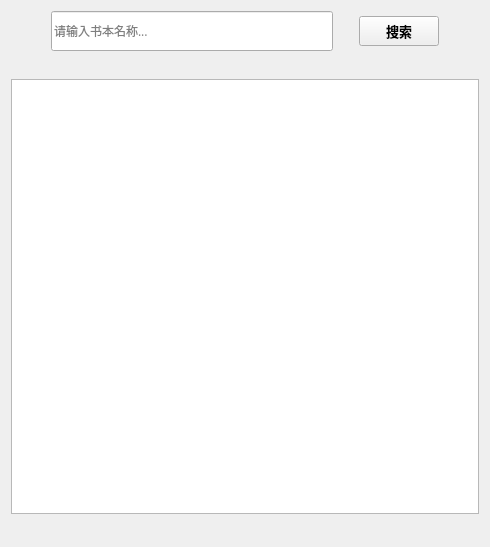
<?xml version="1.0" encoding="UTF-8"?>
<ui version="4.0">
 <class>RLTD</class>
 <widget class="QWidget" name="RLTD">
  <property name="enabled">
   <bool>true</bool>
  </property>
  <property name="geometry">
   <rect>
    <x>0</x>
    <y>0</y>
    <width>490</width>
    <height>547</height>
   </rect>
  </property>
  <property name="minimumSize">
   <size>
    <width>300</width>
    <height>400</height>
   </size>
  </property>
  <property name="font">
   <font>
    <family>微软雅黑</family>
   </font>
  </property>
  <property name="windowTitle">
   <string>RLTD</string>
  </property>
  <layout class="QHBoxLayout" name="horizontalLayout_2">
   <item>
    <layout class="QVBoxLayout" name="verticalLayout">
     <item>
      <layout class="QHBoxLayout" name="horizontalLayout">
       <item>
        <spacer name="horizontalSpacer_2">
         <property name="orientation">
          <enum>Qt::Horizontal</enum>
         </property>
         <property name="sizeType">
          <enum>QSizePolicy::Minimum</enum>
         </property>
         <property name="sizeHint" stdset="0">
          <size>
           <width>40</width>
           <height>20</height>
          </size>
         </property>
        </spacer>
       </item>
       <item>
        <widget class="QLineEdit" name="ledt_KeyWord">
         <property name="minimumSize">
          <size>
           <width>0</width>
           <height>40</height>
          </size>
         </property>
         <property name="text">
          <string/>
         </property>
         <property name="placeholderText">
          <string>请输入书本名称...</string>
         </property>
        </widget>
       </item>
       <item>
        <spacer name="horizontalSpacer">
         <property name="orientation">
          <enum>Qt::Horizontal</enum>
         </property>
         <property name="sizeType">
          <enum>QSizePolicy::Minimum</enum>
         </property>
         <property name="sizeHint" stdset="0">
          <size>
           <width>20</width>
           <height>20</height>
          </size>
         </property>
        </spacer>
       </item>
       <item>
        <widget class="QPushButton" name="pbt_Search">
         <property name="minimumSize">
          <size>
           <width>0</width>
           <height>30</height>
          </size>
         </property>
         <property name="font">
          <font>
           <family>微软雅黑</family>
           <pointsize>10</pointsize>
           <weight>75</weight>
           <bold>true</bold>
          </font>
         </property>
         <property name="text">
          <string>搜索</string>
         </property>
        </widget>
       </item>
       <item>
        <spacer name="horizontalSpacer_3">
         <property name="orientation">
          <enum>Qt::Horizontal</enum>
         </property>
         <property name="sizeType">
          <enum>QSizePolicy::Minimum</enum>
         </property>
         <property name="sizeHint" stdset="0">
          <size>
           <width>40</width>
           <height>20</height>
          </size>
         </property>
        </spacer>
       </item>
      </layout>
     </item>
     <item>
      <widget class="QLabel" name="lbl_SearchResult">
       <property name="text">
        <string/>
       </property>
      </widget>
     </item>
     <item>
      <widget class="QTableWidget" name="tblw_SearchResult"/>
     </item>
     <item>
      <widget class="QLabel" name="lbl_Msg">
       <property name="text">
        <string/>
       </property>
      </widget>
     </item>
    </layout>
   </item>
  </layout>
 </widget>
 <resources/>
 <connections>
  <connection>
   <sender>pbt_Search</sender>
   <signal>clicked()</signal>
   <receiver>RLTD</receiver>
   <slot>pbt_Search_clicked()</slot>
   <hints>
    <hint type="sourcelabel">
     <x>514</x>
     <y>18</y>
    </hint>
    <hint type="destinationlabel">
     <x>-214</x>
     <y>-168</y>
    </hint>
   </hints>
  </connection>
  <connection>
   <sender>ledt_KeyWord</sender>
   <signal>returnPressed()</signal>
   <receiver>RLTD</receiver>
   <slot>ledt_KeyWord_returnPressed()</slot>
   <hints>
    <hint type="sourcelabel">
     <x>141</x>
     <y>29</y>
    </hint>
    <hint type="destinationlabel">
     <x>-30</x>
     <y>-42</y>
    </hint>
   </hints>
  </connection>
 </connections>
 <slots>
  <slot>pbt_Search_clicked()</slot>
  <slot>ledt_KeyWord_returnPressed()</slot>
 </slots>
</ui>
